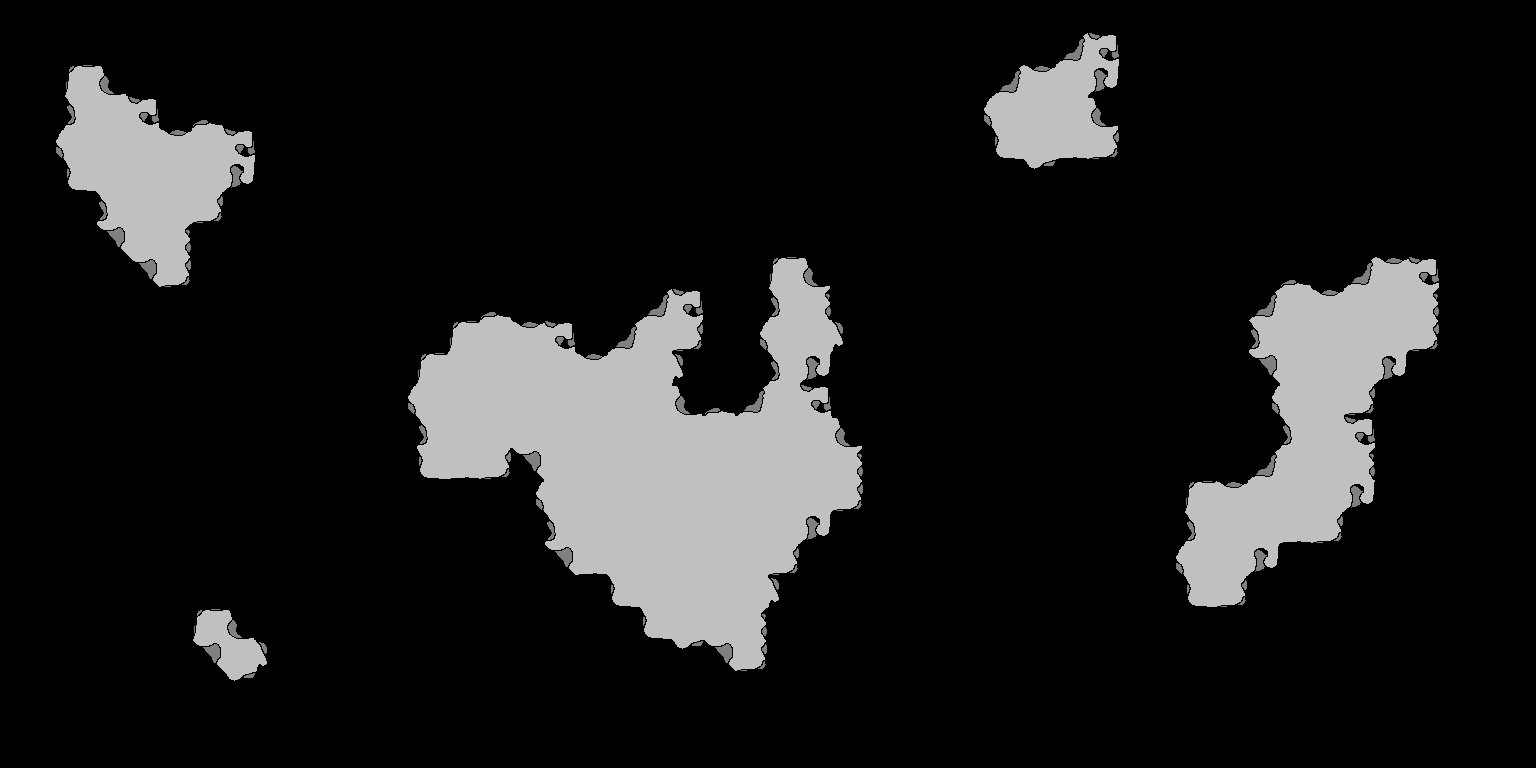

A level layout from a 2D game, rendered from its tile map. Below: a short description, then the map file with its tile-grid data intact:
An orthogonal 48x24 tile map with 32x32 px tiles, 1 tile layer (Tile Layer).

<map version="1.2" tiledversion="1.2.0" orientation="orthogonal" renderorder="right-down" width="48" height="24" tilewidth="32" tileheight="32" infinite="0" nextlayerid="2" nextobjectid="1">
 <tileset firstgid="1" name="Cloud-Palette" tilewidth="32" tileheight="32" tilecount="18" columns="0">
  <grid orientation="orthogonal" width="1" height="1" />
  <tile id="0">
   <image width="32" height="32" source="../../dist/clouds/clouds-tln.png" />
  </tile>
  <tile id="1">
   <image width="32" height="32" source="../../dist/clouds/clouds-tmu.png" />
  </tile>
  <tile id="2">
   <image width="32" height="32" source="../../dist/clouds/clouds-trn.png" />
  </tile>
  <tile id="3">
   <image width="32" height="32" source="../../dist/clouds/clouds-tlu.png" />
  </tile>
  <tile id="4">
   <image width="32" height="32" source="../../dist/clouds/clouds-tru.png" />
  </tile>
  <tile id="5">
   <image width="32" height="32" source="../../dist/clouds/clouds-mli.png" />
  </tile>
  <tile id="6">
   <image width="32" height="32" source="../../dist/clouds/clouds-i2.png" />
  </tile>
  <tile id="7">
   <image width="32" height="32" source="../../dist/clouds/clouds-mri.png" />
  </tile>
  <tile id="8">
   <image width="32" height="32" source="../../dist/clouds/clouds-bln.png" />
  </tile>
  <tile id="9">
   <image width="32" height="32" source="../../dist/clouds/clouds-brn.png" />
  </tile>
  <tile id="10">
   <image width="32" height="32" source="../../dist/clouds/clouds-blu.png" />
  </tile>
  <tile id="11">
   <image width="32" height="32" source="../../dist/clouds/clouds-bmn.png" />
  </tile>
  <tile id="12">
   <image width="32" height="32" source="../../dist/clouds/clouds-bru.png" />
  </tile>
  <tile id="13">
   <image width="32" height="32" source="../../dist/clouds/clouds-mlo.png" />
  </tile>
  <tile id="14">
   <image width="32" height="32" source="../../dist/clouds/clouds-mro.png" />
  </tile>
  <tile id="15">
   <image width="32" height="32" source="../../dist/clouds/clouds-tmn.png" />
  </tile>
  <tile id="16">
   <image width="32" height="32" source="../../dist/clouds/clouds-bmu.png" />
  </tile>
  <tile id="17">
   <image width="32" height="32" source="../../dist/clouds/clouds-empty.png" />
  </tile>
 </tileset>
 <layer id="1" name="Tile Layer" width="48" height="24">
  <data encoding="csv">
18,18,18,18,18,18,18,18,18,18,18,18,18,18,18,18,18,18,18,18,18,18,18,18,18,18,18,18,18,18,18,18,18,18,18,18,18,18,18,18,18,18,18,18,18,18,18,18,
18,18,18,18,18,18,18,18,18,18,18,18,18,18,18,18,18,18,18,18,18,18,18,18,18,18,18,18,18,18,18,18,18,4,3,18,18,18,18,18,18,18,18,18,18,18,18,18,
18,18,1,5,18,18,18,18,18,18,18,18,18,18,18,18,18,18,18,18,18,18,18,18,18,18,18,18,18,18,18,4,2,7,10,18,18,18,18,18,18,18,18,18,18,18,18,18,
18,18,6,7,3,18,16,18,18,18,18,18,18,18,18,18,18,18,18,18,18,18,18,18,18,18,18,18,18,18,14,7,7,7,5,18,18,18,18,18,18,18,18,18,18,18,18,18,
18,14,7,7,7,2,7,3,18,18,18,18,18,18,18,18,18,18,18,18,18,18,18,18,18,18,18,18,18,18,18,11,7,12,13,18,18,18,18,18,18,18,18,18,18,18,18,18,
18,18,11,7,7,7,7,10,18,18,18,18,18,18,18,18,18,18,18,18,18,18,18,18,18,18,18,18,18,18,18,18,17,18,18,18,18,18,18,18,18,18,18,18,18,18,18,18,
18,18,18,6,7,7,13,18,18,18,18,18,18,18,18,18,18,18,18,18,18,18,18,18,18,18,18,18,18,18,18,18,18,18,18,18,18,18,18,18,18,18,18,18,18,18,18,18,
18,18,18,9,7,8,18,18,18,18,18,18,18,18,18,18,18,18,18,18,18,18,18,18,18,18,18,18,18,18,18,18,18,18,18,18,18,18,18,18,18,18,18,18,18,18,18,18,
18,18,18,18,9,13,18,18,18,18,18,18,18,18,18,18,18,18,18,18,18,18,18,18,1,5,18,18,18,18,18,18,18,18,18,18,18,18,18,18,16,18,4,2,3,18,18,18,
18,18,18,18,18,18,18,18,18,18,18,18,18,18,18,16,18,18,18,18,4,3,18,18,6,8,18,18,18,18,18,18,18,18,18,18,18,18,18,4,7,2,7,7,8,18,18,18,
18,18,18,18,18,18,18,18,18,18,18,18,18,18,1,7,2,3,18,4,7,13,18,14,7,7,15,18,18,18,18,18,18,18,18,18,18,18,18,6,7,7,7,7,13,18,18,18,
18,18,18,18,18,18,18,18,18,18,18,18,18,1,7,7,7,7,2,7,7,15,18,18,6,10,18,18,18,18,18,18,18,18,18,18,18,18,18,9,7,7,7,10,18,18,18,18,
18,18,18,18,18,18,18,18,18,18,18,18,14,7,7,7,7,7,7,7,7,5,16,4,7,3,18,18,18,18,18,18,18,18,18,18,18,18,18,14,7,7,13,18,18,18,18,18,
18,18,18,18,18,18,18,18,18,18,18,18,18,6,7,7,7,7,7,7,7,7,7,7,7,7,5,18,18,18,18,18,18,18,18,18,18,18,18,18,6,7,3,18,18,18,18,18,
18,18,18,18,18,18,18,18,18,18,18,18,18,11,12,13,9,7,7,7,7,7,7,7,7,7,8,18,18,18,18,18,18,18,18,18,18,18,18,4,7,7,8,18,18,18,18,18,
18,18,18,18,18,18,18,18,18,18,18,18,18,18,18,18,14,7,7,7,7,7,7,7,7,7,13,18,18,18,18,18,18,18,18,18,18,1,2,7,7,7,10,18,18,18,18,18,
18,18,18,18,18,18,18,18,18,18,18,18,18,18,18,18,18,6,7,7,7,7,7,7,7,10,18,18,18,18,18,18,18,18,18,18,18,6,7,7,12,13,18,18,18,18,18,18,
18,18,18,18,18,18,18,18,18,18,18,18,18,18,18,18,18,9,12,7,7,7,7,7,13,18,18,18,18,18,18,18,18,18,18,18,14,7,7,10,18,18,18,18,18,18,18,18,
18,18,18,18,18,18,18,18,18,18,18,18,18,18,18,18,18,18,18,11,7,7,7,7,15,18,18,18,18,18,18,18,18,18,18,18,18,11,13,18,18,18,18,18,18,18,18,18,
18,18,18,18,18,18,1,5,18,18,18,18,18,18,18,18,18,18,18,18,11,7,7,8,18,18,18,18,18,18,18,18,18,18,18,18,18,18,18,18,18,18,18,18,18,18,18,18,
18,18,18,18,18,18,9,7,15,18,18,18,18,18,18,18,18,18,18,18,18,17,9,13,18,18,18,18,18,18,18,18,18,18,18,18,18,18,18,18,18,18,18,18,18,18,18,18,
18,18,18,18,18,18,18,17,18,18,18,18,18,18,18,18,18,18,18,18,18,18,18,18,18,18,18,18,18,18,18,18,18,18,18,18,18,18,18,18,18,18,18,18,18,18,18,18,
18,18,18,18,18,18,18,18,18,18,18,18,18,18,18,18,18,18,18,18,18,18,18,18,18,18,18,18,18,18,18,18,18,18,18,18,18,18,18,18,18,18,18,18,18,18,18,18,
18,18,18,18,18,18,18,18,18,18,18,18,18,18,18,18,18,18,18,18,18,18,18,18,18,18,18,18,18,18,18,18,18,18,18,18,18,18,18,18,18,18,18,18,18,18,18,18
</data>
 </layer>
</map>
